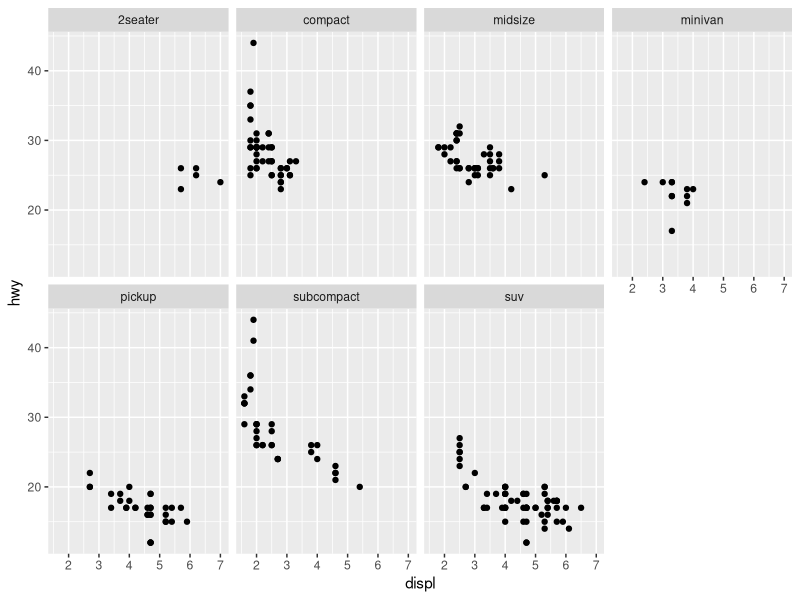
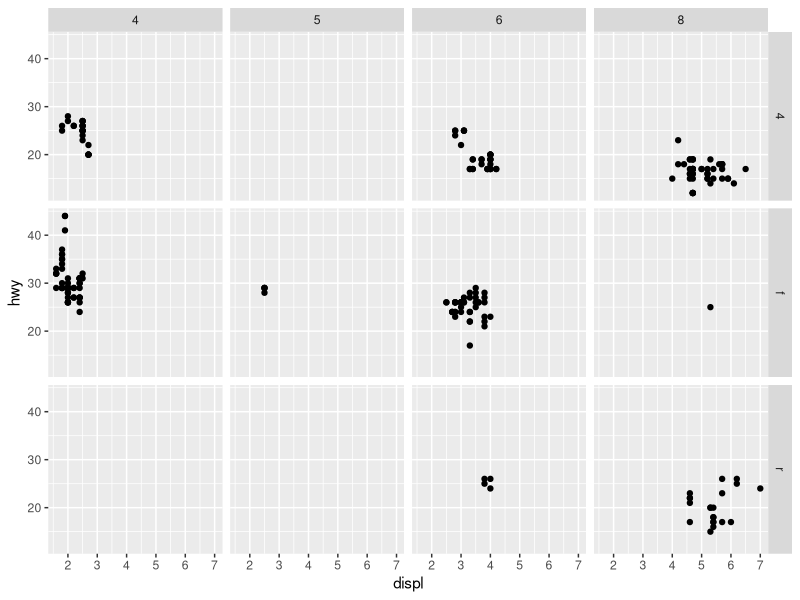
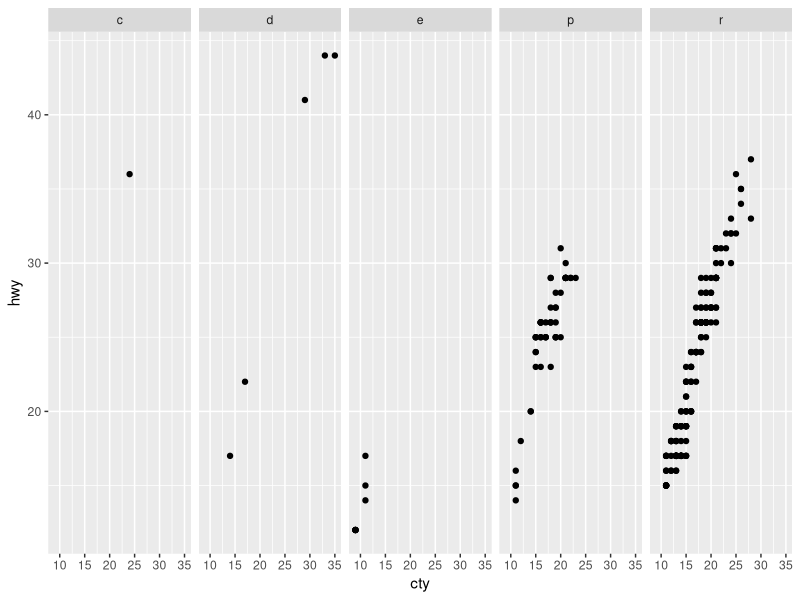
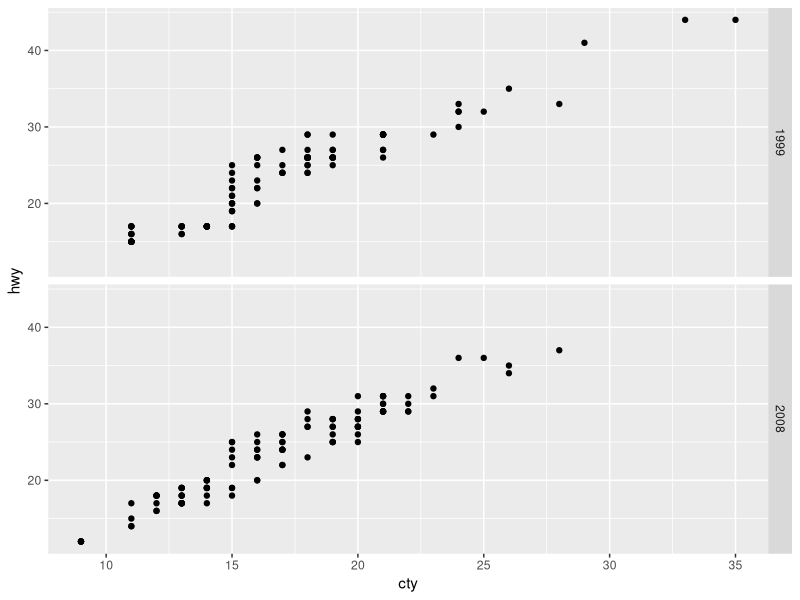
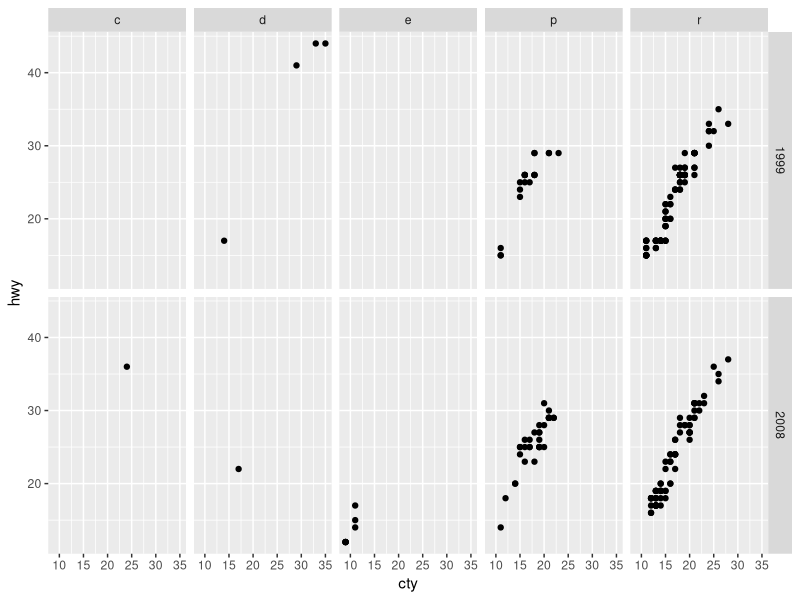
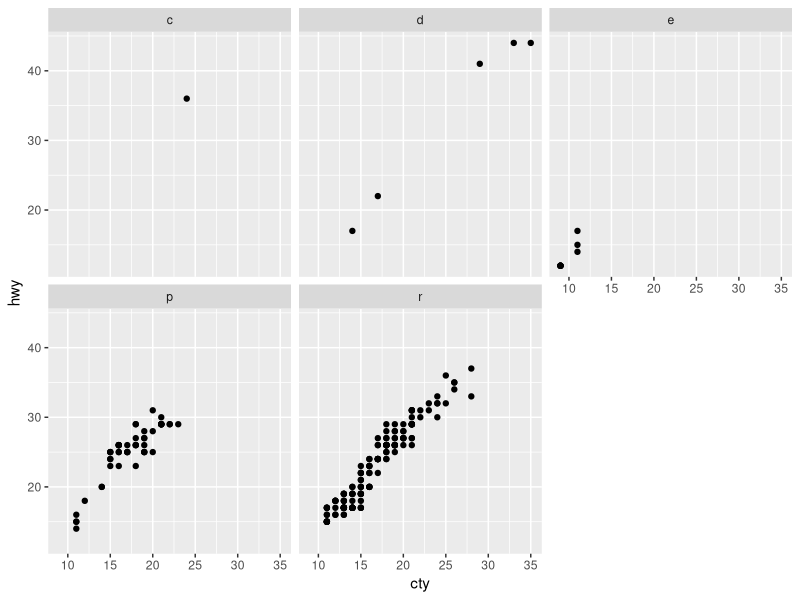
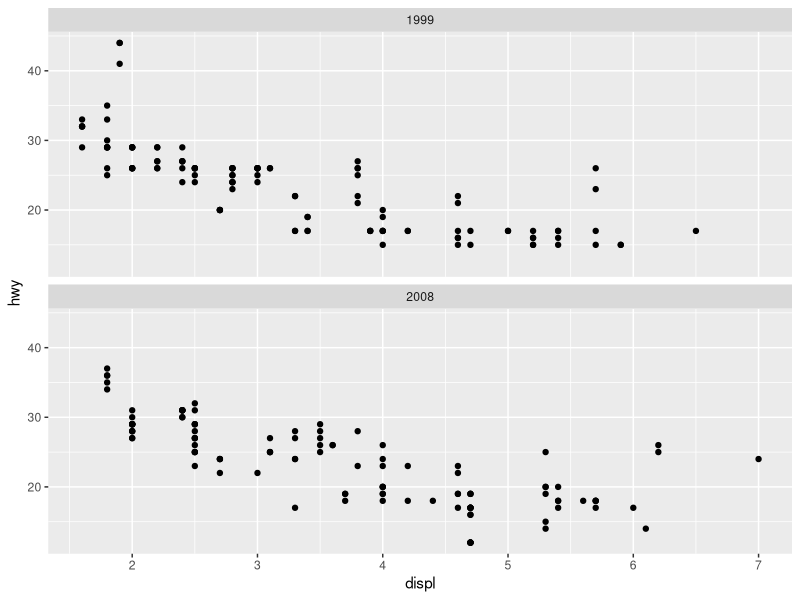
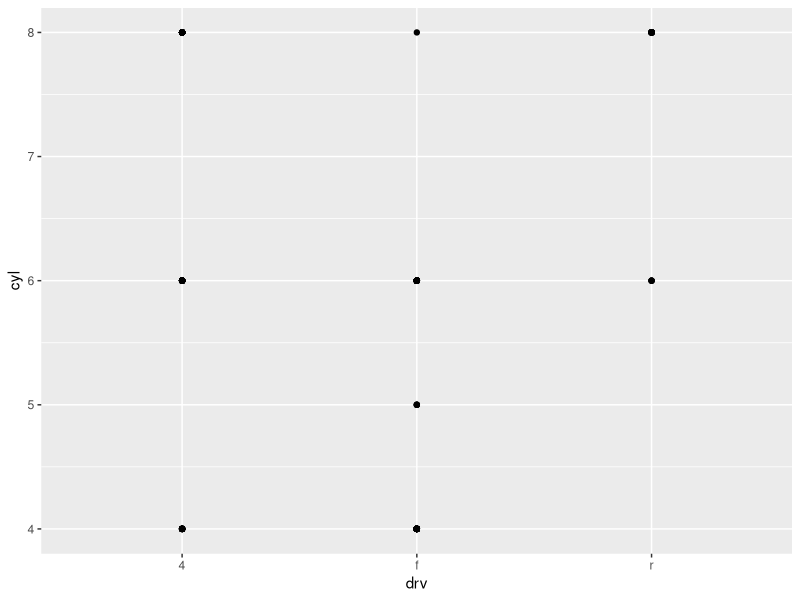

Write the R code that produced these figures, in order.
## ---- chunk 1
library(tidyverse)

knitr::opts_chunk$set(fig.height = 3, fig.width = 6)

Sys.setlocale(locale = "Lithuanian")
## ---- chunk 2
ggplot(data = mpg) + 
  geom_point(mapping = aes(x = displ, y = hwy)) + 
  facet_wrap(~ class, nrow = 2)
## ---- chunk 3
ggplot(data = mpg) + 
  geom_point(mapping = aes(x = displ, y = hwy)) + 
  facet_grid(drv ~ cyl)
## ---- chunk 4
t <- ggplot(mpg, aes(cty, hwy)) +
     geom_point()
## ---- chunk 5
t + facet_grid(. ~ fl)
## ---- chunk 6
t + facet_grid(year ~ .)
## ---- chunk 7
t + facet_grid(year ~ fl)
## ---- chunk 8
t + facet_wrap(~ fl)
## ---- chunk 9
ggplot(data = mpg) + 
  geom_point(mapping = aes(x = displ, y = hwy)) + 
  facet_wrap(~ year, nrow = 2)
## ---- chunk 10
ggplot(data = mpg) + 
     geom_point(mapping = aes(x = drv, y = cyl)) 
## ---- chunk 11
ggplot(data = mpg) + 
    geom_point(mapping = aes(x = displ, y = hwy)) + 
    facet_grid(drv ~ .) 

## ---- chunk 12
ggplot(data = mpg) + 
   geom_point(mapping = aes(x = displ, y = hwy)) + 
   facet_grid(. ~ cyl) 
## ---- chunk 13
ggplot(data = mpg) + 
    geom_point(mapping = aes(x = displ, y = hwy)) + 
    facet_wrap(~ class, nrow = 2) 
## ---- chunk 14
ggplot(data = mpg) + 
    geom_point(mapping = aes(x = displ, y = hwy, color = class )) + 
    facet_wrap(~ class, nrow = 2) 
